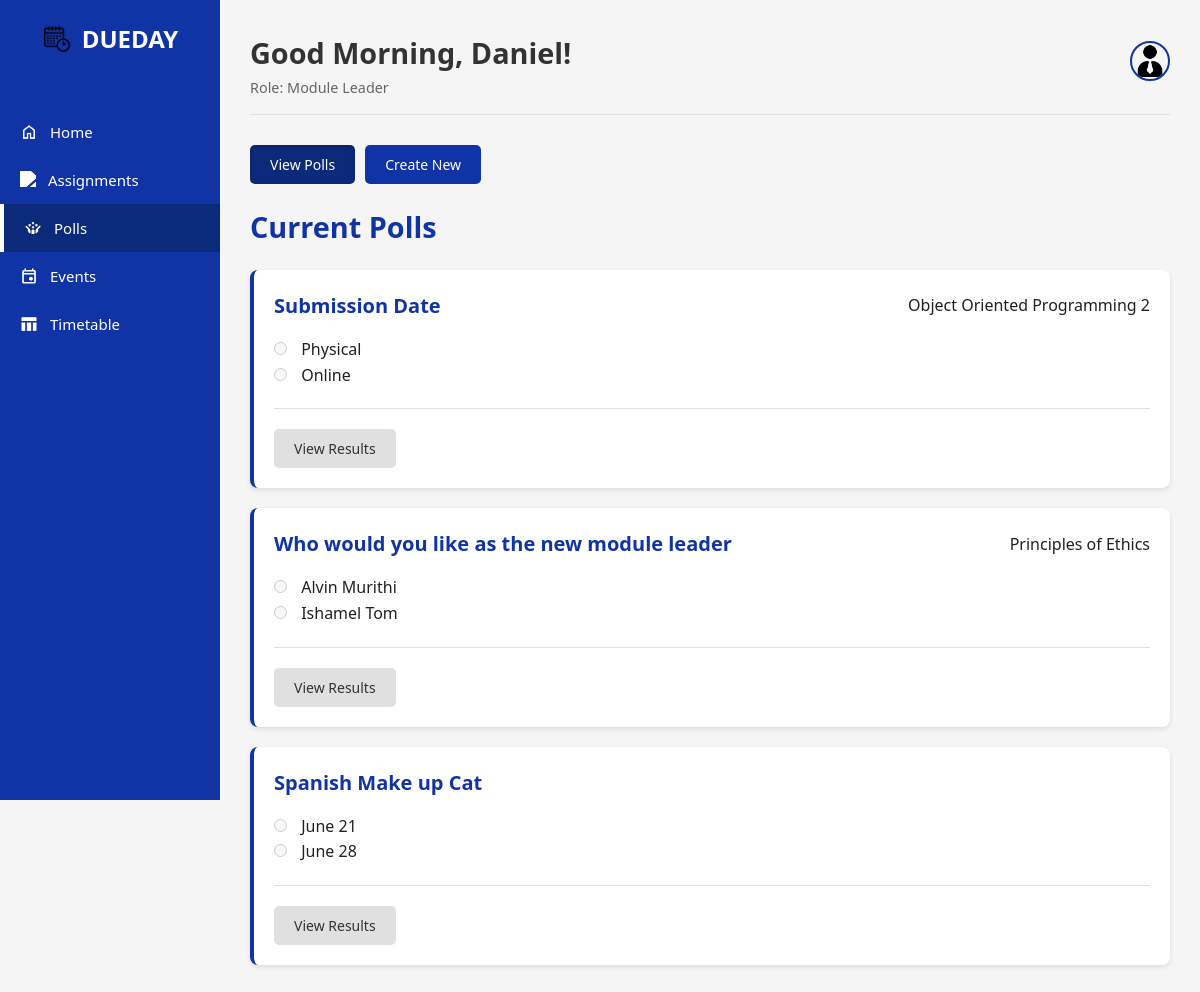
Page /poll.php (signed in) on the committed database.
### tables this page shows
CREATE TABLE `polls` (
  `Poll_ID` int(11) NOT NULL,
  `Poll_Title` varchar(100) NOT NULL,
  `Poll_Description` text DEFAULT NULL,
  `Class_ID` int(11) DEFAULT NULL,
  `Expires_At` datetime NOT NULL,
  `Status` varchar(20) NOT NULL,
  `Is_Anonymous` tinyint(1) NOT NULL DEFAULT 0,
  `Allow_Multiple_Choices` tinyint(1) NOT NULL DEFAULT 0
);

CREATE TABLE `poll_options` (
  `Option_ID` int(11) NOT NULL,
  `Poll_ID` int(11) NOT NULL,
  `Option_Text` varchar(255) NOT NULL
);

### poll.php (the view, shortened to what this page needs)
<?php
require_once 'templates/header.php';
$is_module_leader = ($user_role === 'Module Leader');
$user_voted_polls = [];
$stmt_votes = $conn->prepare("SELECT DISTINCT Poll_ID FROM Poll_Data WHERE User_ID = ?");
$stmt_votes->bind_param("i", $user_id);
$stmt_votes->execute();
$result_votes = $stmt_votes->get_result();
while($row = $result_votes->fetch_assoc()) { $user_voted_polls[] = $row['Poll_ID']; }
$polls_data = [];
$sql = "SELECT p.*, po.Option_ID, po.Option_Text, c.Class_Name FROM Polls p JOIN Poll_Options po ON p.Poll_ID = po.Poll_ID LEFT JOIN Classes c ON p.Class_ID = c.Class_ID WHERE p.Expires_At > NOW() OR p.Poll_ID IN (SELECT Poll_ID FROM Poll_Data WHERE User_ID = ?) ORDER BY p.Expires_At DESC, p.Poll_ID, po.Option_ID";
$stmt_polls = $conn->prepare($sql);
$stmt_polls->bind_param("i", $user_id);
$stmt_polls->execute();
$result = $stmt_polls->get_result();
while ($row = $result->fetch_assoc()) {
    $poll_id = $row['Poll_ID'];
    if (!isset($polls_data[$poll_id])) { $polls_data[$poll_id] = [ 'title' => $row['Poll_Title'], 'description' => $row['Poll_Description'], 'class_name' => $row['Class_Name'], 'expires_at' => new DateTime($row['Expires_At']), 'is_active' => (new DateTime() < new DateTime($row['Expires_At'])), 'allow_multiple' => (bool)$row['Allow_Multiple_Choices'], 'options' => [] ]; }
    $polls_data[$poll_id]['options'][] = ['id' => $row['Option_ID'], 'text' => $row['Option_Text']];
}
?>
<?php if ($is_module_leader): ?>
<div class="page-actions">
    <button class="btn" id="viewBtn">View Polls</button>
    <button class="btn" id="createBtn">Create New</button>
</div>
<?php endif; ?>
<div id="viewSection" class="polls-view-section">
    <h2 class="section-title">Current Polls</h2>
    <?php if (empty($polls_data)): ?><p>No polls are currently active.</p><?php else: foreach ($polls_data as $poll_id => $poll): $user_has_voted = in_array($poll_id, $user_voted_polls); ?>
            <div class="card poll-card--<?php echo $poll['is_active'] ? 'active' : 'closed'; ?>">
                <form method="POST" action="poll.php">
                    <div class="card__header"><h3 class="card__title"><?php echo htmlspecialchars($poll['title']); ?></h3><?php if($poll['class_name']): ?><span class="card__meta-tag"><?php echo htmlspecialchars($poll['class_name']); ?></span><?php endif; ?></div>
                    <div class="poll-body">
                        <div class="poll-options">
                            <?php foreach ($poll['options'] as $option): ?>
                                <div class="poll-option">
                                    <input type="<?php echo $poll['allow_multiple'] ? 'checkbox' : 'radio'; ?>" name="option<?php echo $poll['allow_multiple'] ? '[]' : ''; ?>" value="<?php echo $option['id']; ?>" id="opt_<?php echo $option['id']; ?>" <?php echo !$poll['is_active'] ? 'disabled' : ''; ?>>
                                    <label for="opt_<?php echo $option['id']; ?>"><?php echo htmlspecialchars($option['text']); ?></label>
                                </div>
                            <?php endforeach; ?>
                        </div>
                    </div>
                    <div class="card__footer">
                        <button type="button" class="btn btn--secondary view-results-btn" data-modal-target="resultsModal" data-poll-id="<?php echo $poll_id; ?>">View Results</button>
                    </div>
                </form>
            </div>
    <?php endforeach; endif; ?>
</div>
<?php
require_once 'templates/footer.php';
?>

### assets/css/style.css (style rules this page uses)
:root { --egyptian-blue: #1034A6; --egyptian-blue-light: #2a4cb3; --egyptian-blue-dark: #0c2a7a; --light-gray: #f5f5f5; --medium-gray: #e0e0e0; --dark-gray: #333333; --white: #ffffff; --success: #4CAF50; --warning: #FFC107; --danger: #F44336; --navy-shadow: rgba(16, 52, 166, 0.1); --text-primary: #212121; --text-secondary: #666666; }
* { margin: 0; padding: 0; box-sizing: border-box; font-family: 'Segoe UI', Tahoma, Geneva, Verdana, sans-serif; }
body { background-color: var(--light-gray); color: var(--text-primary); line-height: 1.6; }
.section-title { color: var(--egyptian-blue); margin-bottom: 20px; font-size: 1.8rem; }
.page-actions { display: flex; gap: 10px; margin-bottom: 20px; }
.btn { background-color: var(--egyptian-blue); color: white; border: none; padding: 10px 20px; border-radius: 5px; cursor: pointer; font-size: 14px; font-weight: 500; display: inline-flex; align-items: center; gap: 8px; transition: background-color 0.3s, box-shadow 0.3s; text-decoration: none; }
.btn.is-active { background-color: var(--egyptian-blue-dark); color: var(--white); box-shadow: inset 0 2px 4px rgba(0, 0, 0, 0.2); cursor: default; }
.btn--secondary { background-color: var(--medium-gray); color: var(--dark-gray); }
.card { background-color: white; border-radius: 8px; padding: 20px; margin-bottom: 20px; box-shadow: 0 2px 5px rgba(0,0,0,0.1); border-left: 4px solid var(--egyptian-blue); }
.card__header { display: flex; justify-content: space-between; align-items: center; margin-bottom: 15px; }
.card__title { color: var(--egyptian-blue); font-size: 20px; }
.card__footer { margin-top: 20px; padding-top: 20px; border-top: 1px solid var(--medium-gray); display: flex; gap: 10px; flex-wrap: wrap; }
.poll-option input { margin-right: 10px; }
.is-active { display: block !important; }

### rows in the picture
polls: poll_options.Option_Text "Physical", poll_options.Option_Text "Online"
polls: poll_options.Option_Text "Alvin Murithi", poll_options.Option_Text "Ishamel Tom"
poll_options: title "Spanish Make up Cat", Option_Text "June 28"
poll_options: Option_Text "June 21"

### other values in the picture
$time_based_greeting "Good Morning,"
$user_fname "Daniel"
$user_role "Module Leader"
$poll['title'] "Submission Date"
$poll['class_name'] "Object Oriented Programming 2"
$poll['title'] "Who would you like as the new module leader"
$poll['class_name'] "Principles of Ethics"
